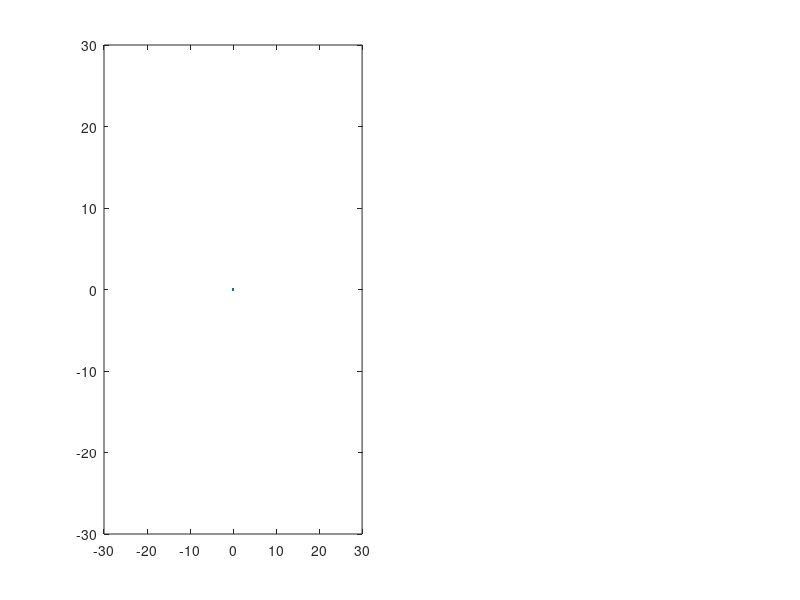

Recreate this plot in MATLAB. (Note: this script raises an error after producing the figure.)
% Visualizing Couzin vs Calovi models
close all;
% Define some agents
agentDistance = 0:0.01:30;

% Where is this agent looking?
agentAngle = pi/2;
agentOrientation = [cos(agentAngle); sin(agentAngle)];

% What is the goal orientation?
goalAngle = pi/2;
goalOrientation = [cos(goalAngle); sin(goalAngle)];

% Where is the other agent looking? (alignment)
absoluteAgentAngle = pi/4;
absoluteAgentOrientation = [cos(absoluteAgentAngle); sin(absoluteAgentAngle)];

% Where is the other agent located in space relative to this agent? (attraction/repulsion)
relativeAgentAngle = pi/2;
relativeAgentOrientation = [cos(relativeAgentAngle); sin(relativeAgentAngle)];

% What are the constants being used
avoidDistance = 1;
alignDistance = 5;
attractDistance = 10;
alignYintercept = 1;
obstacleDistance = 1;
obstacleVisibility = 1;

agentWeights.Avoidance = 1;
agentWeights.Attraction = 1;
agentWeights.Alignment = 1;
agentWeights.Destination = 1;

% How does attraction change?
% Couzin on off switch
attractionCouzin = ones(length(agentDistance),1)*agentWeights.Attraction;
% attractionCouzin(agentDistance <= alignDistance & agentDistance >= avoidDistance) = 0;
attractionCouzin(agentDistance < alignDistance) = 0;
attractionCouzin(agentDistance < avoidDistance) = -1*agentWeights.Avoidance;
attractionCouzin(agentDistance > attractDistance) = 0;

alignmentCouzin = zeros(length(agentDistance),1);
alignmentCouzin(agentDistance <= alignDistance & agentDistance >= avoidDistance) = agentWeights.Alignment;

destinationCouzin = agentWeights.Destination;

for currDist = 1:length(agentDistance)
    summedUnitVectors = attractionCouzin(currDist)*relativeAgentOrientation + alignmentCouzin(currDist)*absoluteAgentOrientation + destinationCouzin*goalOrientation;

    if sqrt(sum(summedUnitVectors.^2)) == 0
        normalizedSum = [0, 0];
    else
        normalizedSum = summedUnitVectors/sqrt(sum(summedUnitVectors.^2));
    end

    desiredOrientationCouzin(currDist) = atan2(normalizedSum(2), normalizedSum(1));
end

% Continous model
forcesOfRep = -(agentDistance-avoidDistance).^agentWeights.Avoidance;
forcesOfRep(agentDistance > avoidDistance) = 0;
    
forcesOfAtt = agentWeights.Attraction - (agentWeights.Attraction/attractDistance^2)*(agentDistance - (avoidDistance+attractDistance)).^2;
forcesOfAtt(agentDistance<avoidDistance) = 0;
%forcesOfAtt(agentDistance>attractDistance) = 0;


forcesOfAlign = agentWeights.Alignment - (agentWeights.Alignment/alignDistance)*(agentDistance - avoidDistance).^2;
forcesOfAlign(forcesOfAlign<0) = 0;

% Get repelled by obstacles. Exponentially more the closer you are
% forcesOfObsRep = (1./distanceFromObsLocations)./obstacleSize;
    
% Calovi non-linear model
attractionCalovi = (agentDistance - avoidDistance)./(1+(agentDistance/attractDistance).^2);
attractionCalovi = agentWeights.Attraction*attractionCalovi/(attractDistance - avoidDistance);

alignmentCalovi = (alignYintercept + agentDistance).*exp(-(agentDistance/alignDistance).^2);
alignmentCalovi = agentWeights.Alignment*alignmentCalovi/(alignDistance + alignYintercept);

destinationCalovi =  agentWeights.Destination;

for currDist = 1:length(agentDistance)
    summedUnitVectors = attractionCalovi(currDist)*relativeAgentOrientation + alignmentCalovi(currDist)*absoluteAgentOrientation + destinationCalovi*goalOrientation;

    if sqrt(sum(summedUnitVectors.^2)) == 0
        normalizedSum = [0, 0];
    else
        normalizedSum = summedUnitVectors/sqrt(sum(summedUnitVectors.^2));
    end

    desiredOrientationCalovi(currDist) = atan2(normalizedSum(2), normalizedSum(1));
end

changeInOrientationCouzin = 0*agentAngle;
changeInOrientationCalovi = 0*agentAngle;

if abs(agentAngle) > pi
    agentAngle = mod(agentAngle + pi, 2*pi) - pi;
end
    
desiredChangeCouzin = desiredOrientationCouzin - agentAngle;
desiredChangeCalovi = desiredOrientationCalovi - agentAngle;

desiredChangeCouzin(abs(desiredChangeCouzin) > pi) = mod(desiredChangeCouzin(abs(desiredChangeCouzin) > pi) + pi, 2*pi) - pi;
desiredChangeCalovi(abs(desiredChangeCalovi) > pi) = mod(desiredChangeCalovi(abs(desiredChangeCalovi) > pi) + pi, 2*pi) - pi;

% plot these
figure(1)
subplot(1,2,1)
agentLength = 1;
testDistance = [avoidDistance,alignDistance,attractDistance];
arrowheadSize = 5;
plot(0,0)
xlim([-30,30])
ylim([-30,30])
arrow([0 - 0.5*agentLength*agentOrientation(1), 0 - 0.5*agentLength*agentOrientation(2)],...
      [0 + 0.5*agentLength*agentOrientation(1), 0 + 0.5*agentLength*agentOrientation(2)],...
      arrowheadSize, 'color', 'k');
hold on

otherAgentCenter = testDistance'.*relativeAgentOrientation';
arrow([otherAgentCenter(:,1) - 0.5*agentLength*absoluteAgentOrientation(1), otherAgentCenter(:,2) - 0.5*agentLength*absoluteAgentOrientation(2)],...
      [otherAgentCenter(:,1) + 0.5*agentLength*absoluteAgentOrientation(1), otherAgentCenter(:,2) + 0.5*agentLength*absoluteAgentOrientation(2)],...
      arrowheadSize, 'color', 'r');

plot(0 + 30*cos(goalAngle), 0 + 30*sin(goalAngle), 'bo','markerfacecolor','b')
  
title('Agent placement')

subplot(1,2,2)
hold on
plot(agentDistance,desiredChangeCouzin*180/pi, 'k','linewidth',4);
plot(agentDistance,desiredChangeCalovi*180/pi, 'r','linewidth',2);
xlimitVal = get(gca, 'xlim');
ylimitVal = get(gca, 'ylim');
line([avoidDistance, avoidDistance],ylimitVal ,'color',[0.8,0.8,0.8],'linestyle','--','linewidth',3);
text(avoidDistance + 0.2, -5, 'avoid distance')
line([alignDistance, alignDistance], ylimitVal,'color',[0.8,0.8,0.8],'linestyle','--','linewidth',3);
text(alignDistance+ 0.2, -5, 'align distance')
line([attractDistance, attractDistance], ylimitVal, 'color',[0.8,0.8,0.8],'linestyle','--','linewidth',3);
text(attractDistance+ 0.2, -5, 'attract distance')
xlim(xlimitVal);
ylim(ylimitVal);
ylabel(['Desired change in orientation (', char(176) ,')'])
xlabel('Distance from other agent')
title('Agent desired orientation')
%%
figure(2)
cal_Att = plot(agentDistance,attractionCalovi,'r');
hold on
couz_Att = plot(agentDistance, attractionCouzin,'r--');
cal_Algn = plot(agentDistance,alignmentCalovi,'b');
couz_Algn = plot(agentDistance,alignmentCouzin,'b--');

legend([cal_Att, couz_Att, cal_Algn, couz_Algn] ,'Attraction weight (calovi)','Attraction weight (zonal)','Alignment weight (calovi)','Alignment weight (zonal)')
ylim([-3,3])
xlim([0,35])

ylabel('Behavior weight')
xlabel('Distance between agents')

figure(3)
hold on
cont_Att = plot(agentDistance,-forcesOfRep,'r');
plot(agentDistance, forcesOfAtt,'r')
couz_Att = plot(agentDistance, attractionCouzin,'r--');
cont_Algn = plot(agentDistance, forcesOfAlign,'b');
couz_Algn = plot(agentDistance, alignmentCouzin,'b--');

ylim([-1.5,1.5])
xlim([0,24])

legend([cont_Att, couz_Att, cont_Algn, couz_Algn] ,'Attraction weight (continuous)','Attraction weight (zonal)','Alignment weight (continuous)','Alignment weight (zonal)')

ylabel('Behavior weight')
xlabel('Distance between agents')

